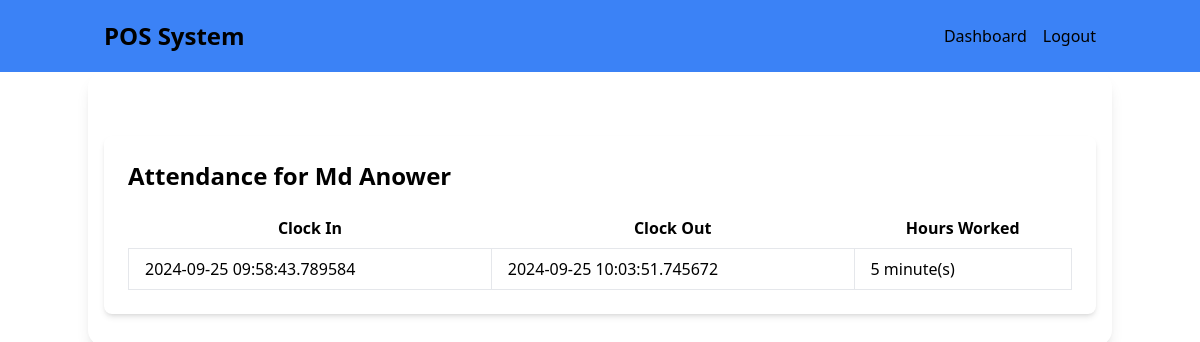
Page /employee/attendance/8 (signed in) on the earlier database version.
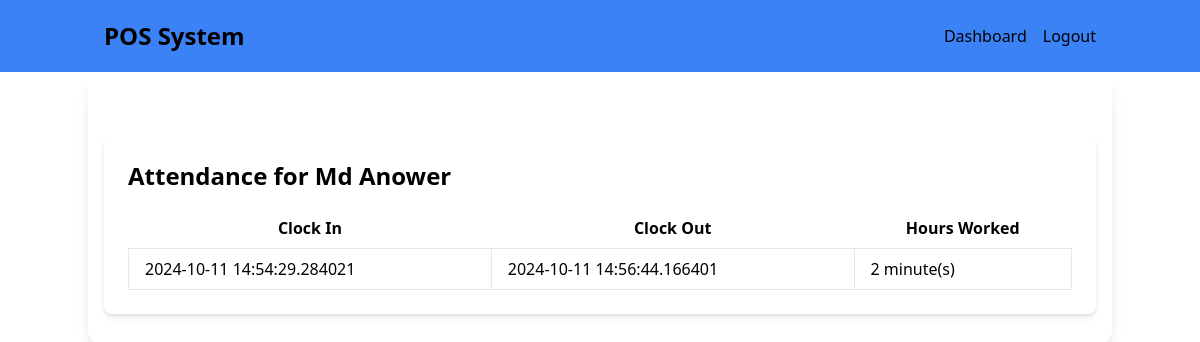
Same page on the later database version.
### models.py (models this page shows)
class Attendance(db.Model):
    id = db.Column(db.Integer, primary_key=True)
    employee_id = db.Column(db.Integer, db.ForeignKey('employee.id'), nullable=False)
    clock_in = db.Column(db.DateTime, nullable=False)
    clock_out = db.Column(db.DateTime, nullable=True)
    @property
    def worked_hours(self):
        if self.clock_out:
            worked_time = self.clock_out - self.clock_in
            total_minutes = int(worked_time.total_seconds() / 60)
            hours, minutes = divmod(total_minutes, 60)
            if hours > 0:
                return f"{hours} hour(s), {minutes} minute(s)"
            else:
                return f"{minutes} minute(s)"
        return None

### routes.py (the view)
    @app.route("/employee/attendance/<int:employee_id>", methods=["GET"])
    @login_required
    def employee_attendance(employee_id):
        employee = Employee.query.get_or_404(employee_id)
        attendance_records = Attendance.query.filter_by(employee_id=employee_id).all()
        return render_template('employee_attendance.html', employee=employee, attendance_records=attendance_records)

### app_init.py (called while the page is built)
def create_initialized_flask_app():
    app = Flask(__name__, static_folder='static')
    app.config['SECRET_KEY'] = 'your-secret-key'
    database_path = os.path.join(os.path.abspath(os.path.dirname(__file__)), 'data', 'pos_system.db')
    app.config['SQLALCHEMY_DATABASE_URI'] = f'sqlite:///{database_path}'
    app.config['SQLALCHEMY_TRACK_MODIFICATIONS'] = False
    app.config['JWT_SECRET_KEY'] = 'another-secret-key'
    db.init_app(app)
    login_manager.init_app(app)
    jwt.init_app(app)
    from models import User
    @login_manager.user_loader
    def load_user(user_id):
        return User.query.get(int(user_id))
    with app.app_context():
        db.create_all()
    return app#, socketio

### templates/employee_attendance.html
{% extends "base.html" %} {% block content %}
<div class="container mx-auto mt-8 p-6 bg-white shadow-md rounded-lg">
  <h1 class="text-2xl font-bold mb-4">Attendance for {{ employee.name }}</h1>
  <table class="table-auto w-full">
    <thead>
      <tr>
        <th class="px-4 py-2">Clock In</th>
        <th class="px-4 py-2">Clock Out</th>
        <th class="px-4 py-2">Hours Worked</th>
      </tr>
    </thead>
    <tbody>
      {% for record in attendance_records %}
      <tr>
        <td class="border px-4 py-2">{{ record.clock_in }}</td>
        <td class="border px-4 py-2">
          {{ record.clock_out or 'Still Working' }}
        </td>
        <td class="border px-4 py-2">
          {{ record.worked_hours if record.clock_out else 'N/A' }}
        </td>
      </tr>
      {% endfor %}
    </tbody>
  </table>
</div>
{% endblock %}

Differences in the rows shown:
removed Attendance: clock_in "2024-09-25 09:58:43.789584", clock_out "2024-09-25 10:03:51.745672", clock_out+clock_in "5 minute(s)"
now on this page (row edited): Attendance: clock_in "2024-10-11 14:54:29.284021", clock_out "2024-10-11 14:56:44.166401", clock_out+clock_in "2 minute(s)"
